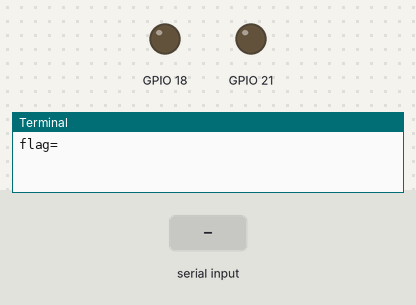
The program below on a simulated Raspberry Pi (BCM pin numbers). Parts: output pins drawn as LEDs (lit = HIGH), the last lines printed to the terminal. The test bench sets the inputs (shaded band).

Above: at 1.2 s.
1.3 s: "1" typed at the terminal, then Enter
At 2.5 s:
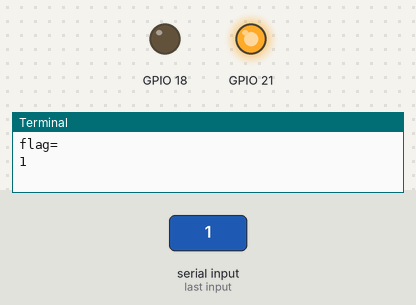
4.3 s: "0" typed at the terminal, then Enter
At 7.1 s:
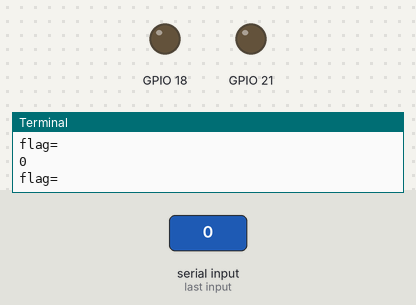
7.3 s: "2" typed at the terminal, then Enter
At 8.3 s:
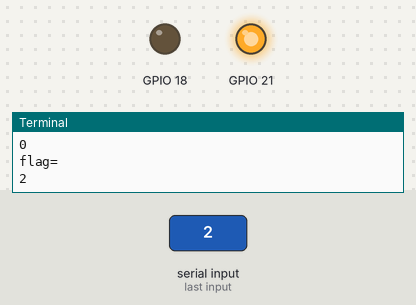
Timing chart, 0 to 10.8 s (numbered marks = the images above; inputs shaded):
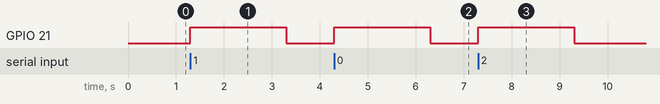

Measured:
- after the input at 1.3 s, GPIO 21: LOW → HIGH at once, → LOW 2.0 s later
- after the input at 4.3 s, GPIO 21: LOW → HIGH at once, → LOW 2.0 s later
- after the input at 7.3 s, GPIO 21: LOW → HIGH at once, → LOW 2.0 s later

The program:

test.py
```python
import RPi.GPIO as GPIO
import time

GPIO.setmode(GPIO.BCM)
GPIO.setup(18,GPIO.OUT)
GPIO.setup(21,GPIO.OUT)

seconds = 2.0

try:
 while True:

  flag = input("flag=")

  if flag == 1:
   GPIO.output(18, GPIO.HIGH)
   time.sleep(seconds)
   GPIO.output(18, GPIO.LOW)
  else:
   GPIO.output(21, GPIO.HIGH)
   time.sleep(seconds)
   GPIO.output(21, GPIO.LOW)

except KeyboardInterrupt:
 GPIO.cleanup()
```
